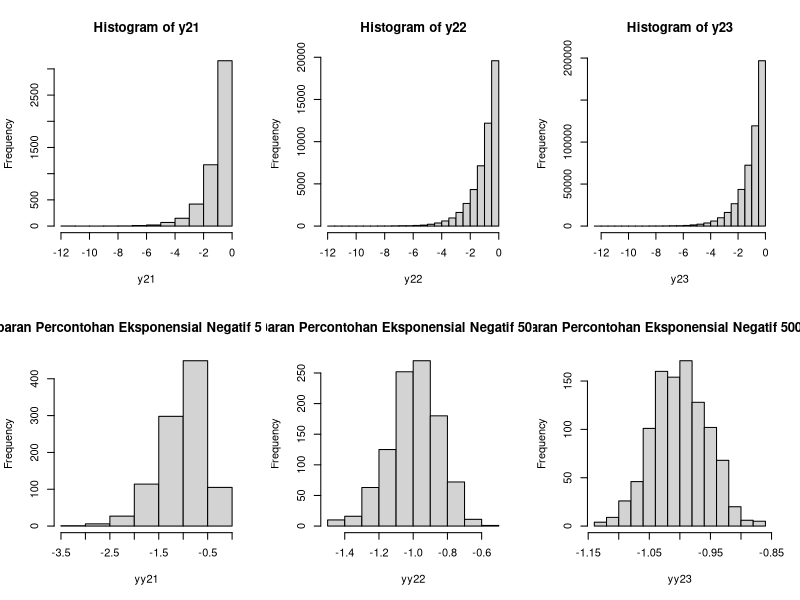
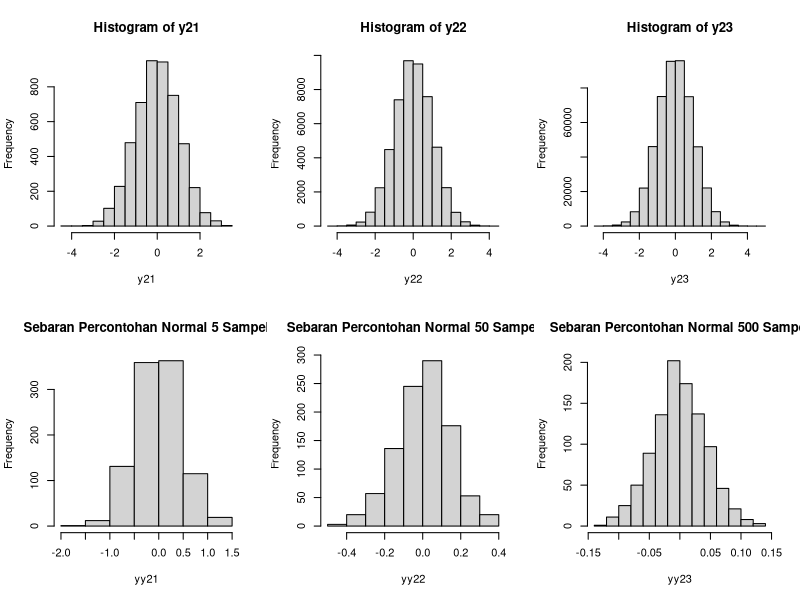
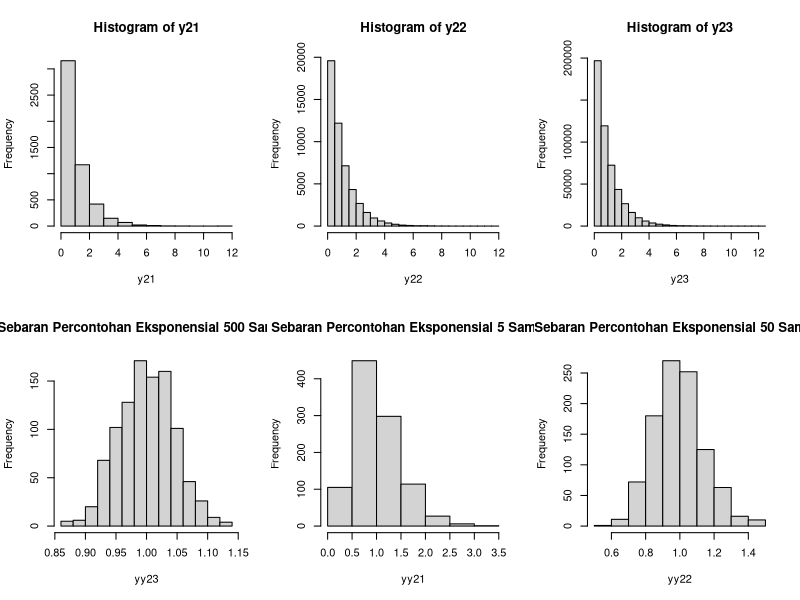
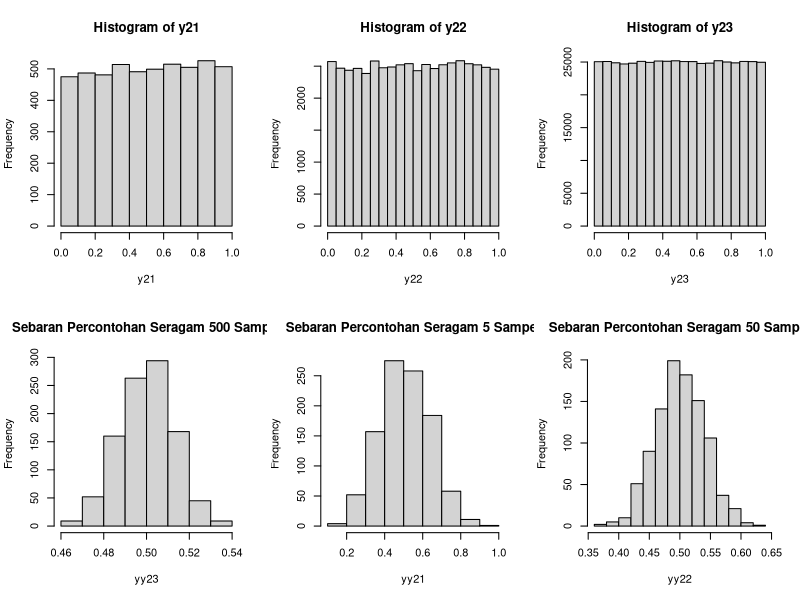

Generate these figures, in order, with R:
## ---- chunk 1
k<-1000 # ulangan
n<-5 #banyak sampel
par(mfrow=c(2,3))

set.seed(15)
y21<-matrix(-rexp(n*k),k) #bangkitkan sampel
hist(y21)

n<-50 #banyak sampel
set.seed(15)
y22<-matrix(-rexp(n*k),k) #bangkitkan sampel
hist(y22)

n<-500 #banyak sampel
set.seed(15)
y23<-matrix(-rexp(n*k),k) #bangkitkan sampel
hist(y23)



yy21<-apply(y21,1,mean) #simpan rataan
hist(yy21, main = "Sebaran Percontohan Eksponensial Negatif 5 Sampel")

yy22<-apply(y22,1,mean) #simpan rataan
hist(yy22, main = "Sebaran Percontohan Eksponensial Negatif 50 Sampel")

yy23<-apply(y23,1,mean) #simpan rataan
hist(yy23, main = "Sebaran Percontohan Eksponensial Negatif 500 Sampel")
## ---- chunk 2
k<-1000 # ulangan
n<-5 #banyak sampel
par(mfrow=c(2,3))

set.seed(15)
y21<-matrix(rnorm(n*k),k) #bangkitkan sampel
hist(y21)

n<-50 #banyak sampel
set.seed(15)
y22<-matrix(rnorm(n*k),k) #bangkitkan sampel
hist(y22)

n<-500 #banyak sampel
set.seed(15)
y23<-matrix(rnorm(n*k),k) #bangkitkan sampel
hist(y23)


yy21<-apply(y21,1,mean) #simpan rataan
hist(yy21, main = "Sebaran Percontohan Normal 5 Sampel")

yy22<-apply(y22,1,mean) #simpan rataan
hist(yy22, main = "Sebaran Percontohan Normal 50 Sampel")

yy23<-apply(y23,1,mean) #simpan rataan
hist(yy23, main = "Sebaran Percontohan Normal 500 Sampel")
## ---- chunk 3
k<-1000 # ulangan
n<-5 #banyak sampel
par(mfrow=c(2,3))

set.seed(15)
y21<-matrix(rexp(n*k),k) #bangkitkan sampel
hist(y21)

n<-50 #banyak sampel
set.seed(15)
y22<-matrix(rexp(n*k),k) #bangkitkan sampel
hist(y22)

n<-500 #banyak sampel
set.seed(15)
y23<-matrix(rexp(n*k),k) #bangkitkan sampel
hist(y23)


yy23<-apply(y23,1,mean) #simpan rataan
hist(yy23, main = "Sebaran Percontohan Eksponensial 500 Sampel")

yy21<-apply(y21,1,mean) #simpan rataan
hist(yy21, main = "Sebaran Percontohan Eksponensial 5 Sampel")

yy22<-apply(y22,1,mean) #simpan rataan
hist(yy22, main = "Sebaran Percontohan Eksponensial 50 Sampel")
## ---- chunk 4
k<-1000 # ulangan
n<-5 #banyak sampel
par(mfrow=c(2,3))

set.seed(15)
y21<-matrix(runif(n*k),k) #bangkitkan sampel
hist(y21)

n<-50 #banyak sampel
set.seed(15)
y22<-matrix(runif(n*k),k) #bangkitkan sampel
hist(y22)

n<-500 #banyak sampel
set.seed(15)
y23<-matrix(runif(n*k),k) #bangkitkan sampel
hist(y23)


yy23<-apply(y23,1,mean) #simpan rataan
hist(yy23, main = "Sebaran Percontohan Seragam 500 Sampel")

yy21<-apply(y21,1,mean) #simpan rataan
hist(yy21, main = "Sebaran Percontohan Seragam 5 Sampel")

yy22<-apply(y22,1,mean) #simpan rataan
hist(yy22, main = "Sebaran Percontohan Seragam 50 Sampel")
